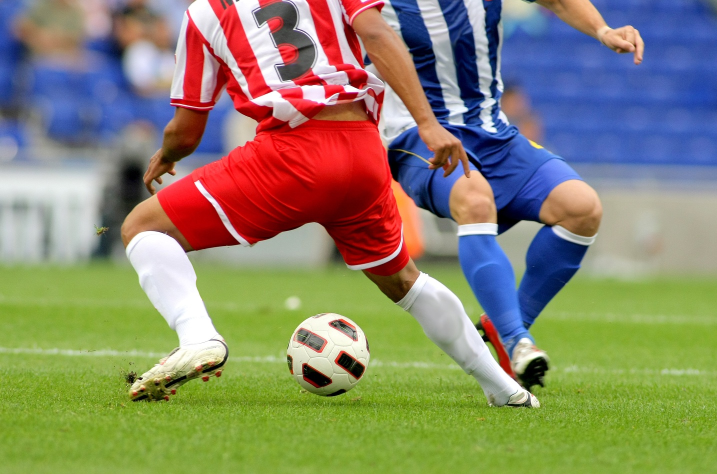
#> input picture 3장/soccer.jpg, 1434 x 948 px (shown at 1/2 size)
$ python '3-7(.1) 연습문제.py'
#> lines starting #> are read from the running program, lines starting #| are printed output that depends on the picture; after the words box and inside, x2 and y2 are one past the last pixel; in counts of white or black regions, pixels touching at a corner belong together
import cv2 as cv
import numpy as np

img = cv.imread('soccer.jpg')
#> img is the input picture: shape (948, 1434, 3); mean B, G, R 107.2, 133.3, 136.9
img = cv.resize( img, dsize = (0,0), fx = 0.4, fy = 0.4)
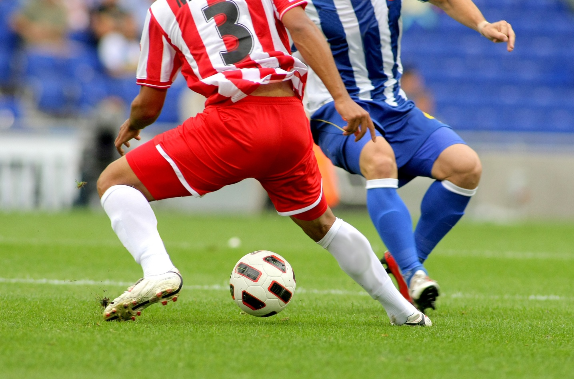
#> img: shape (379, 574, 3); mean B, G, R 107.2, 133.2, 136.8
gray = cv.cvtColor(img, cv.COLOR_BGR2GRAY)
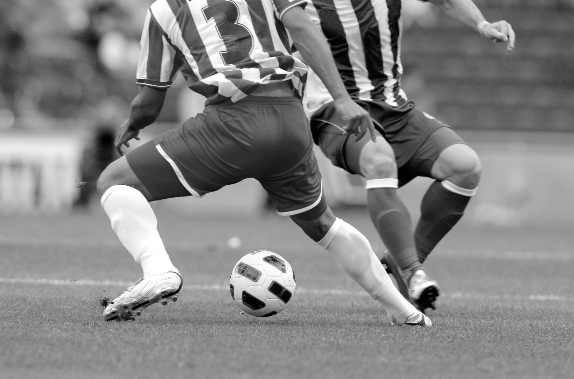
#> gray: shape (379, 574); min 0, max 255, mean 131.3
cv.putText(gray, 'soccer', (10,20), cv.FONT_HERSHEY_SIMPLEX, 0.7, (255,255,255), 2)
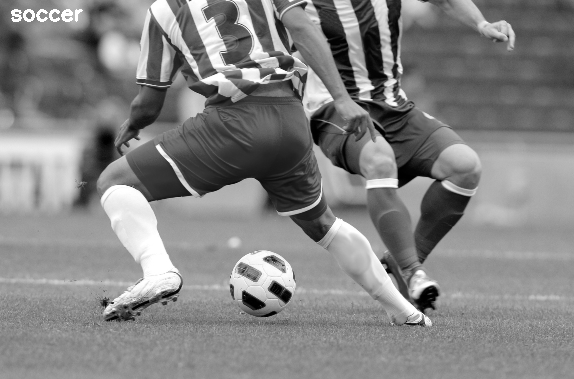
#> gray: shape (379, 574); 0.23% of pixels changed, all inside (x1, y1, x2, y2) = (11, 9, 83, 22)
cv.imshow('Original', gray)


smooth = np.hstack((cv.GaussianBlur(gray, (5,5), 0,0),
                    cv.GaussianBlur(gray, (9,9), 0,0),
                    cv.GaussianBlur(gray, (15,15), 0,0) ))
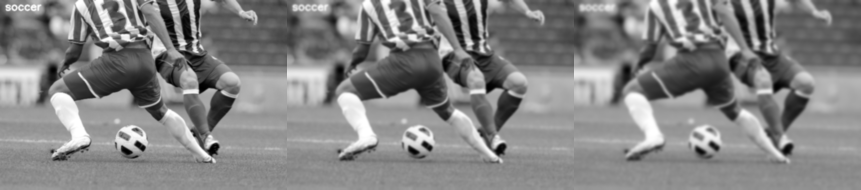
#> smooth: shape (379, 1722) (shown at 1/2 size); min 0, max 255, mean 131.6

cv.imshow('Smooth', smooth)

#엠보싱 필터를 정의
f1 = np.array([[-1.0, -1.0, -1.0],
               [ 0.0, 0.0, 0.0],
               [ 1.0, 1.0, 1.0],
                    ])

f2 = np.array([[0.0, -1.0, 0.0],
               [-1.0, 4.0, -1.0],
               [0.0, -1.0, 0.0]
                   ])

f3 = np.array([[-1.0, 0.0, 0.0],
               [ 0.0, 0.0, 0.0],
               [ 0.0, 0.0, 1.0],
                     ])


gray16 = np.int16(gray)
ff1 = np.uint8( np.clip(cv.filter2D( gray16, -1, f1) + 128, 0, 255))
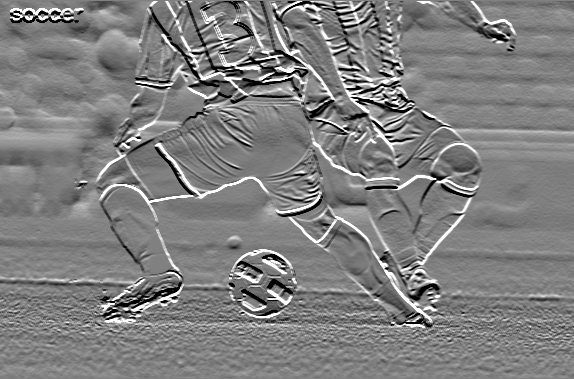
#> ff1: shape (379, 574); min 0, max 255, mean 127.8

ff2 = np.uint8( np.clip(cv.filter2D( gray16, -1, f2) + 128, 0, 255))
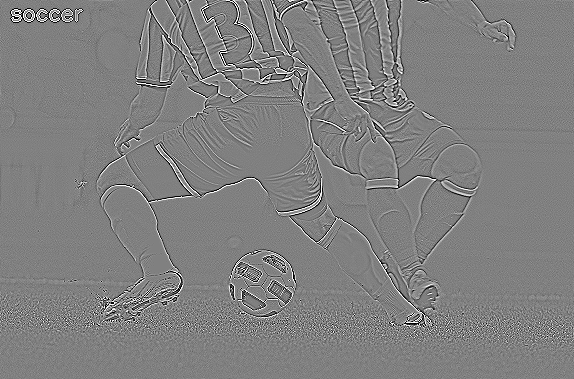
#> ff2: shape (379, 574); min 0, max 255, mean 128

ff3 = np.uint8( np.clip(cv.filter2D( gray16, -1, f3) + 128, 0, 255))
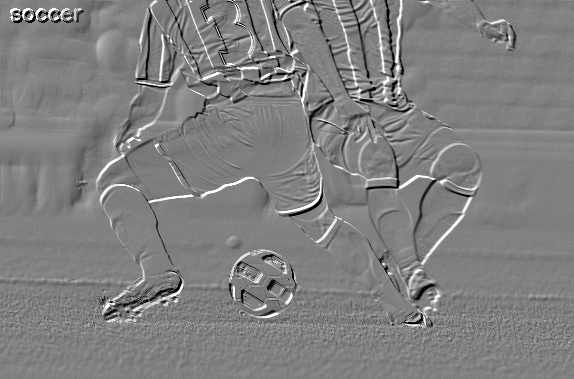
#> ff3: shape (379, 574); min 0, max 255, mean 128


cv.imshow('ff1', ff1)

cv.imshow('ff2', ff2)

cv.imshow('ff3', ff3)

cv.waitKey()
cv.destroyAllWindows()

$ run again, with 3장/girl_laughing.jpg copied over 3장/soccer.jpg
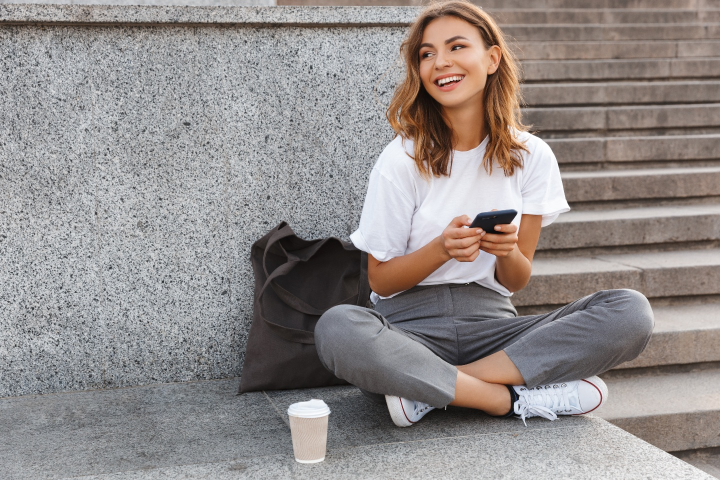
#> input picture 3장/girl_laughing.jpg, 1440 x 960 px (shown at 1/2 size)
#> img is the input picture: shape (960, 1440, 3); mean B, G, R 139.3, 140.7, 146.8
#> img: shape (384, 576, 3)
#> `smooth = np.hstack((cv.GaussianBlur(gray, (5,5), 0,0), cv.GaussianBlur..`:
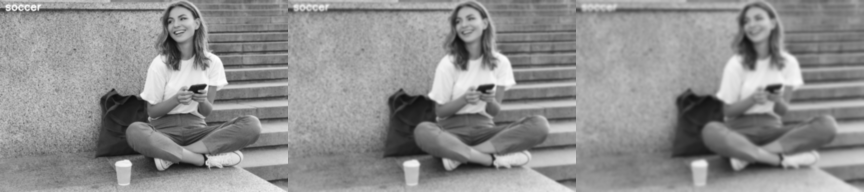
#> smooth: shape (384, 1728) (shown at 1/2 size); min 13, max 253, mean 142.6
#> `ff3 = np.uint8( np.clip(cv.filter2D( gray16, -1, f3) + 128, 0, 255))`:
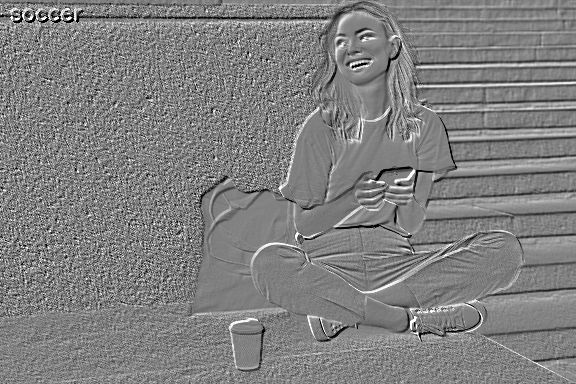
#> ff3: shape (384, 576); min 0, max 255, mean 128.1

$ run again, with 3장/mistyroad.jpg copied over 3장/soccer.jpg
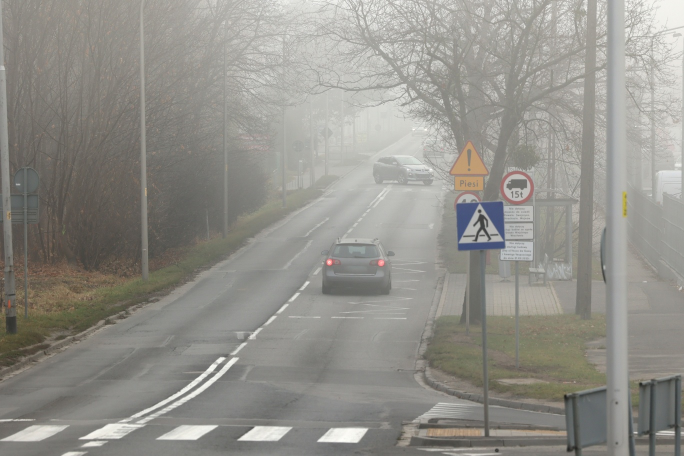
#> input picture 3장/mistyroad.jpg, 1368 x 912 px (shown at 1/2 size)
#> img is the input picture: shape (912, 1368, 3); mean B, G, R 138.8, 145, 146.5
#> img: shape (365, 547, 3)
#> `smooth = np.hstack((cv.GaussianBlur(gray, (5,5), 0,0), cv.GaussianBlur..`:
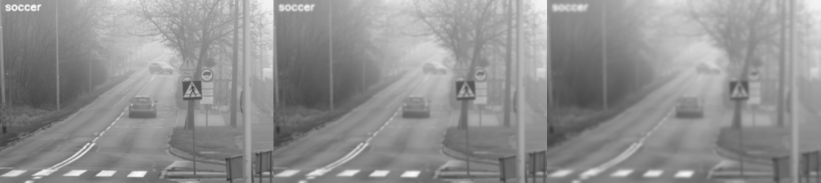
#> smooth: shape (365, 1641) (shown at 1/2 size); min 51, max 253, mean 145
#> `ff3 = np.uint8( np.clip(cv.filter2D( gray16, -1, f3) + 128, 0, 255))`:
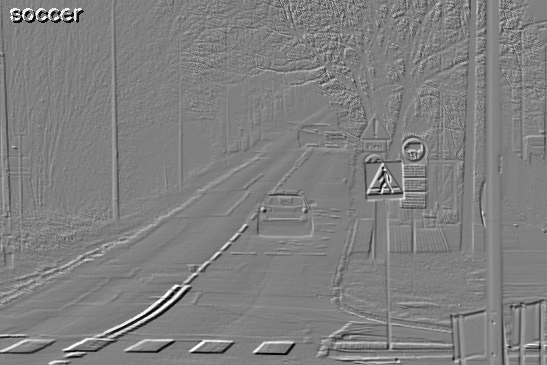
#> ff3: shape (365, 547); min 0, max 255, mean 127.9
